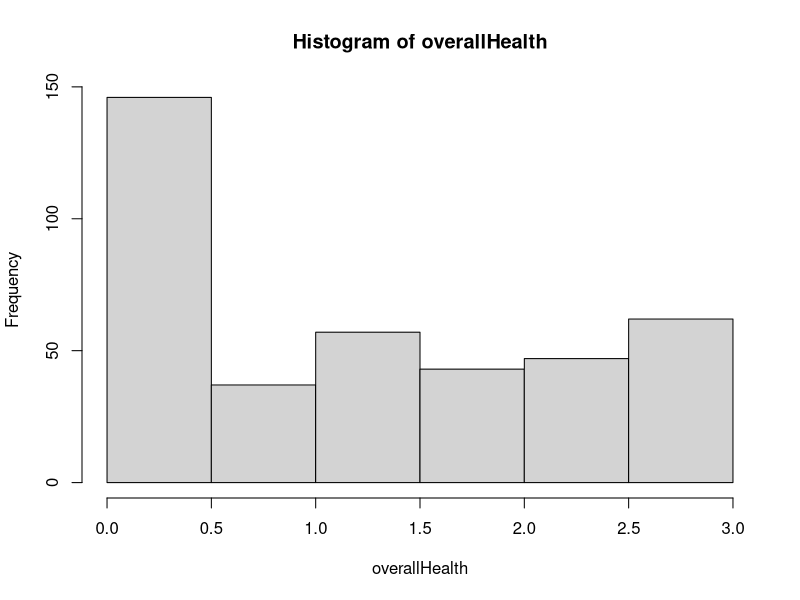

Write the R code that produced this figure. (Note: this script raises an error after producing the figure.)
options(digits=10)
library(jsonlite)
library(RColorBrewer)
#--------------------------------------------------------------------------------
toMarkerAndInfoWindow <- function(row)
{
   s0 <- "marker = new google.maps.Marker({"
   s1 <- sprintf("      position: {lat: %10.6f, lng: %10.6f}, ", row$lat, row$lon)
   s2 <- sprintf("      map, title: '%s',", row$id)
   s3 <- sprintf("      icon: %s", "defaultTreeMarker")
   s4 <- "      })"
   s <- sprintf("   %s\n%s\n%s\n%s\n%s", s0, s1, s2, s3, s4)

   iw0 <- "infoWindow = new google.maps.InfoWindow({"
   iw1 <- sprintf("       content: '%s'", row$id)
   iw2 <- "         })"
   iw <- sprintf("   %s\n%s\n%s", iw0, iw1, iw2)

   return(sprintf("%s\n%s", s, iw))

} # toMarker
#--------------------------------------------------------------------------------
tbl <- read.table("hemlocks.csv", sep=",", header=TRUE, as.is=TRUE, nrow=-1)
tbl.2021 <- read.table("hemlocks-2021-clean.csv", sep=",", header=TRUE, quote="")
stopifnot(colnames(tbl) == colnames(tbl.2021))
tbl <- rbind(tbl, tbl.2021)

healthSums <- apply(tbl[, c("h1", "h2", "h3")], 1, sum, na.rm=TRUE)
goodValues <- apply(tbl[, c("h1", "h2", "h3")], 1, function(row) length(which(!is.na(row))))
overallHealth <- round(healthSums/goodValues, digits=2)
hist(overallHealth)
tbl$h <- overallHealth
preferredColumnOrder <- c("id","lat","lon","dbh","h1","h2","h3","h","aspect","slope","date","comments","observer")
tbl <- tbl[, preferredColumnOrder]



# tbl <- subset(tbl, date=="2024-02-10") # & observer=="paul")

write.table(tbl, "tblFinal.csv", sep=",", quote=FALSE, row.names=FALSE)
print(dim(tbl))
jsonText = toJSON(tbl, na="string", digits=6)
writeLines(jsonText, con="hemlocks.json")
printf("wrote %d lines to hemlock.json", nrow(tbl))
#for(i in 1:5)  # nrow(tbl))
#    writeLines(toMarkerAndInfoWindow(tbl[i,]))
#----------------------------------------------------------------------------------------------------
exploreColors <- function()
{
    colors <- rev(colorRampPalette(c("green", "lightgreen", "gray", "black"))(7))
    breaks <- c(0.5,1.0,1.5,2.0,2.5,3.0,3.5)

    plot(breaks, y=rep(10, length(breaks)), cex=8, xlim=c(0, 4), bg=colors,pch=21)

} # exploreColors
#--------------------------------------------------------------------------------
exploreContrasrts <- function()
{
   midpoint <- 47.556020
   dim(tbl)
   tbl.n <- subset(tbl, lat >= midpoint)
   tbl.s <- subset(tbl, lat < midpoint)
   boxplot(tbl.n$h, tbl.s$h, names=c("graveyard", "garden"), main="Hemlock Health scaled 0-3")
   boxplot(tbl.n$dbh, tbl.s$dbh, names=c("graveyard", "garden"), main="Hemlock Diameter (DBH inches)")

}
#--------------------------------------------------------------------------------
